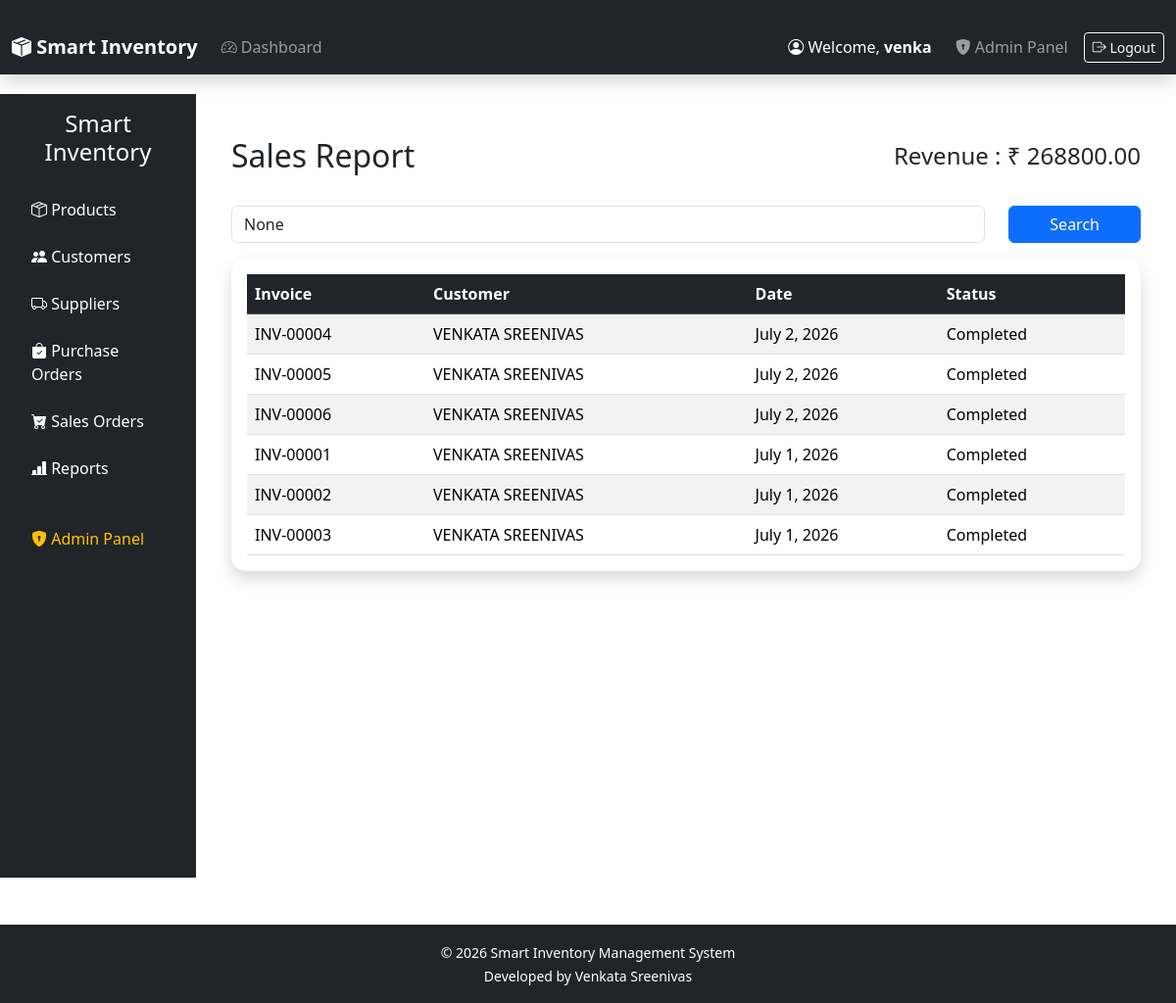
The app's page /reports/sales/ (signed in) with its own data.
### orders/models.py (models this page shows, shortened)
class SalesOrder(models.Model):
    STATUS_CHOICES = [
        ("Pending", "Pending"),
        ("Completed", "Completed"),
        ("Cancelled", "Cancelled"),
    ]
    customer = models.ForeignKey(
        Customer,
        on_delete=models.CASCADE
    )
    invoice_number = models.CharField(
        max_length=20,
        unique=True
    )
    order_date = models.DateField(
        auto_now_add=True
    )
    status = models.CharField(
        max_length=20,
        choices=STATUS_CHOICES,
        default="Pending"
    )
    stock_updated = models.BooleanField(
        default=False
    )
    created_at = models.DateTimeField(
        auto_now_add=True
    )
    class Meta:
        ordering = ["-id"]

### customers/models.py (models this page shows)
class Customer(models.Model):
    first_name = models.CharField(
        max_length=100
    )
    last_name = models.CharField(
        max_length=100
    )
    email = models.EmailField(
        unique=True
    )
    phone = models.CharField(
        max_length=15,
        unique=True
    )
    city = models.CharField(
        max_length=100
    )
    address = models.TextField()
    created_at = models.DateTimeField(
        auto_now_add=True
    )
    updated_at = models.DateTimeField(
        auto_now=True
    )
    def __str__(self):
        return f"{self.first_name} {self.last_name}"

### reports/views.py (the view)
def sales_report(request):
    orders = SalesOrder.objects.select_related(
        "customer"
    ).order_by("-order_date")
    search = request.GET.get("search")
    if search:
        orders = orders.filter(
            customer__name__icontains=search
        )
    total_revenue = 0
    for order in orders:
        for item in order.items.all():
            total_revenue += item.subtotal()
    return render(
        request,
        "reports/sales_report.html",
        {
            "orders": orders,
            "total_revenue": total_revenue,
            "search": search,
        },
    )

### orders/models.py (called while the page is built)
    def subtotal(self):
        return self.quantity * self.selling_price

### templates/reports/sales_report.html
{% extends "base.html" %}
{% block content %}
<div class="container-fluid">
    <div class="d-flex justify-content-between align-items-center mb-4">
        <h2>Sales Report</h2>
        <h4>
            Revenue :
            ₹ {{ total_revenue }}
        </h4>
    </div>
    <form method="GET" class="row mb-3">
        <div class="col-md-10">
            <input
                type="text"
                name="search"
                class="form-control"
                placeholder="Search Customer"
                value="{{ search }}">
        </div>
        <div class="col-md-2">
            <button class="btn btn-primary w-100">
                Search
            </button>
        </div>
    </form>
    <div class="card shadow">
        <div class="card-body">
            <table class="table table-striped">
                <thead class="table-dark">
                    <tr>
                        <th>Invoice</th>
                        <th>Customer</th>
                        <th>Date</th>
                        <th>Status</th>
                    </tr>
                </thead>
                <tbody>
                    {% for order in orders %}
                    <tr>
                        <td>{{ order.invoice_number }}</td>
                        <td>{{ order.customer }}</td>
                        <td>{{ order.order_date }}</td>
                        <td>{{ order.status }}</td>
                    </tr>
                    {% empty %}
                    <tr>
                        <td colspan="4" class="text-center">
                            No Sales Orders
                        </td>
                    </tr>
                    {% endfor %}
                </tbody>
            </table>
        </div>
    </div>
</div>
{% endblock %}

### templates/includes/navbar.html (shortened to what this page needs)
<nav class="navbar navbar-expand-lg navbar-dark bg-dark shadow">
    <div class="container-fluid">
        <a class="navbar-brand fw-bold"
           href="{% url 'home' %}">
            <i class="bi bi-box-seam-fill"></i>
            Smart Inventory
        </a>
        <div class="collapse navbar-collapse"
             id="navbarContent">
            <ul class="navbar-nav me-auto">
                <li class="nav-item">
                    <a class="nav-link"
                       href="{% url 'home' %}">
                        <i class="bi bi-speedometer2"></i>
                        Dashboard
                    </a>
                </li>
            </ul>
            <ul class="navbar-nav ms-auto align-items-center">
                {% if user.is_authenticated %}
                    <li class="nav-item me-3">
                        <span class="navbar-text text-white">
                            <i class="bi bi-person-circle"></i>
                            Welcome,
                            <strong>{{ user.username }}</strong>
                        </span>
                    </li>
                    {% if user.is_superuser %}
                    <li class="nav-item">
                        <a class="nav-link"
                           href="/admin/">
                            <i class="bi bi-shield-lock-fill"></i>
                            Admin Panel
                        </a>
                    </li>
                    {% endif %}
                    <li class="nav-item">
                        <a class="btn btn-outline-light btn-sm ms-2"
                           href="{% url 'logout' %}">
                            <i class="bi bi-box-arrow-right"></i>
                            Logout
                        </a>
                    </li>
                {% endif %}
            </ul>
        </div>
    </div>
</nav>

### static/css/dashboard.css (style rules this page uses)
.card { border:none; border-radius:15px; box-shadow:0px 4px 12px rgba(0,0,0,.12); }
.table { margin-bottom:0; }
.container-fluid { padding-top:20px; }

### records on screen
SalesOrder: invoice_number "INV-00004", customer "VENKATA SREENIVAS", order_date "July 2, 2026", status "Completed"
SalesOrder: invoice_number "INV-00005", customer "VENKATA SREENIVAS", order_date "July 2, 2026", status "Completed"
SalesOrder: invoice_number "INV-00006", customer "VENKATA SREENIVAS", order_date "July 2, 2026", status "Completed"
SalesOrder: invoice_number "INV-00001", customer "VENKATA SREENIVAS", order_date "July 1, 2026", status "Completed"
SalesOrder: invoice_number "INV-00002", customer "VENKATA SREENIVAS", order_date "July 1, 2026", status "Completed"
SalesOrder: invoice_number "INV-00003", customer "VENKATA SREENIVAS", order_date "July 1, 2026", status "Completed"

### other values on screen
{{ user.username }} "venka"
{{ total_revenue }} "268800.00"
